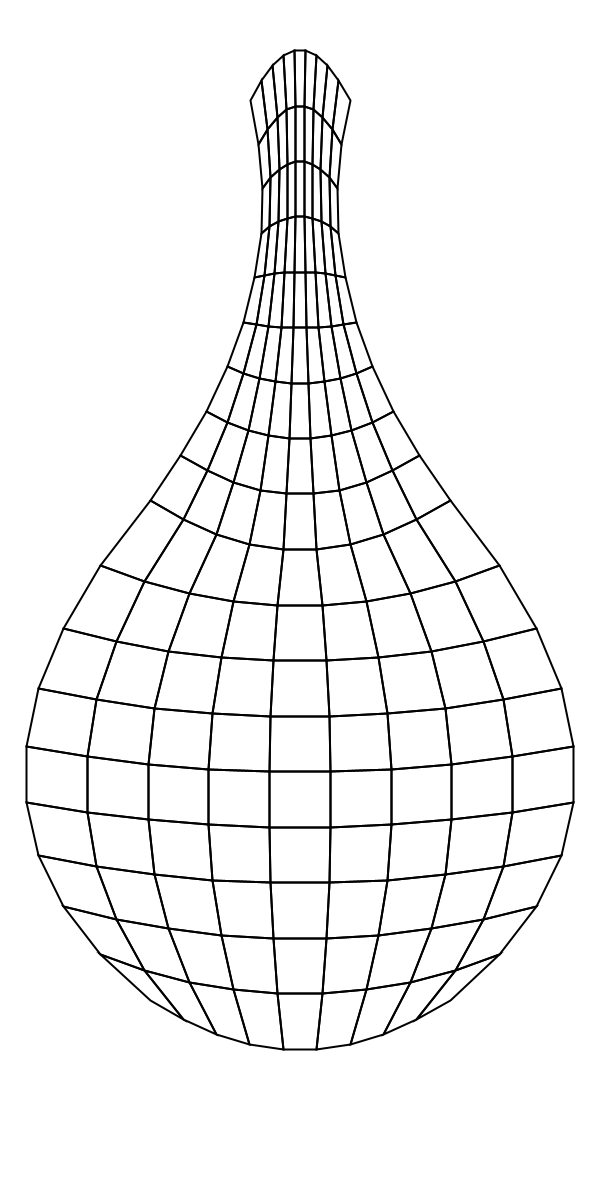
Frame 1 (no input)
Frame 60 (the mouse pressed at the canvas centre just before this capture): identical to frame 1, image omitted
Frame 120 (the mouse held since frame 60 and released just before this capture): identical to frame 1, image omitted

The Processing sketch that drew this single still picture (run headless with seeded random() and noise(); from frame 60 on, the mouse is pressed at the canvas centre):

// Processing sketch: processing_175090
// ── processing_175090.pde

PVector[][] patch;
int RESOLUTION = 10; // patch resolution

void setup() {
  size(600, 1200);
  patch = new PVector[RESOLUTION][RESOLUTION]; 
  for (int i=0; i< RESOLUTION; i++) {
    for (int j=0; j< RESOLUTION; j++) { 
      patch[i][j] = new PVector();
    }
  }
}
float bernstein(float p1, float p2, float p3, float t) { // quadratic bernstein interpolation
  float result= p1*(1-t)*(1-t) + p2*2*(1-t)*t + p3*t*t; 
  return result;
}
PVector uv(int x, int y) {
  // convert (x,y) in range 0 ~ (RESOLUTION-1) to (u,v) in 0~1 scale 
  float u = (float)x / (RESOLUTION-1);
  float v = (float)y / (RESOLUTION-1);
  PVector uv = new PVector(u, v);
  return uv;
}
PVector getPosInBezierPatch(PVector uv, PVector lBottom, PVector mBottom, PVector rBottom, PVector lMiddle, PVector mMiddle, PVector rMiddle, 
PVector lTop, PVector mTop, PVector rTop) {
  // return actural (x,y) that corresponds to (u,v) in a patch defined // by (leftBottom, rightBottom, leftTop, rightTop)
  float u = uv.x;
  float v = uv.y;
  PVector pos = new PVector();
  float u1 = bernstein(lBottom.x, mBottom.x, rBottom.x, u); 
  float u2 = bernstein(lMiddle.x, mMiddle.x, rMiddle.x, u); 
  float u3 = bernstein(lTop.x, mTop.x, rTop.x, u);
  pos.x = bernstein(u1, u2, u3, v);
  u1 = bernstein(lBottom.y, mBottom.y, rBottom.y, u); 
  u2 = bernstein(lMiddle.y, mMiddle.y, rMiddle.y, u);
  u3 = bernstein(lTop.y, mTop.y, rTop.y, u);
  pos.y = bernstein(u1, u2, u3, v);
  return pos;
}

void createPatch(PVector[][] patch, PVector lBottom, PVector mBottom, PVector rBottom, PVector lMiddle, PVector mMiddle, PVector rMiddle, 
PVector lTop, PVector mTop, PVector rTop) {
  for (int iy=0; iy<RESOLUTION; iy++) { 
    for (int ix=0; ix<RESOLUTION; ix++) {
      PVector uv = uv(ix, iy);
      PVector pos = getPosInBezierPatch(uv, lBottom, mBottom, rBottom, lMiddle, mMiddle, rMiddle, lTop, mTop, rTop); 
      patch[iy][ix].x = pos.x;
      patch[iy][ix].y = pos.y;
    }
  }
}
void renderPatch(PVector[][] patch) { 
  strokeWeight(2);
  stroke(0);
  for (int iy=0; iy<RESOLUTION-1; iy++) {
    beginShape(QUAD_STRIP); // try POINTS 
    for (int ix=0; ix<RESOLUTION; ix++) {
    noFill();
    vertex(patch[iy][ix].x, patch[iy][ix].y); 
    vertex(patch[iy+1][ix].x, patch[iy+1][ix].y);
  } 
  //endShape();
} 
}
void draw() { 
  background(255); 
  
  // design a patch
  PVector lBottom = new PVector(150, 500); // left bottom 
  PVector mBottom = new PVector(width/2, 600); // middle bottom 
  PVector rBottom = new PVector(width-150, 500); // right bottom 
  PVector lMiddle = new PVector(300, 300); // left middle
  PVector mMiddle = new PVector(width/2, 300); // middle middle 
  PVector rMiddle = new PVector(300, 300); // right middle
  PVector lTop = new PVector(250, 100); // left top
  PVector mTop = new PVector(width/2, 0); // middle top
  PVector rTop = new PVector(350, 100); // right top
  createPatch(patch, lBottom, mBottom, rBottom, lMiddle, mMiddle, rMiddle, lTop, mTop, rTop); 
  renderPatch(patch);
  
  PVector lBottom2 = new PVector(150, 1000); // left bottom 
  PVector mBottom2 = new PVector(width/2, 1100); // middle bottom 
  PVector rBottom2 = new PVector(width-150, 1000); // right bottom 
  PVector lMiddle2 = new PVector(-100, 800); // left middle
  PVector mMiddle2 = new PVector(width/2, 800); // middle middle 
  PVector rMiddle2 = new PVector(700, 800); // right middle
  PVector lTop2 = new PVector(150, 500); // left top
  PVector mTop2 = new PVector(width/2, 600); // middle top
  PVector rTop2 = new PVector(width-150, 500); // right top
  createPatch(patch, lBottom2, mBottom2, rBottom2, lMiddle2, mMiddle2, rMiddle2, lTop2, mTop2, rTop2); 
  renderPatch(patch);
}
